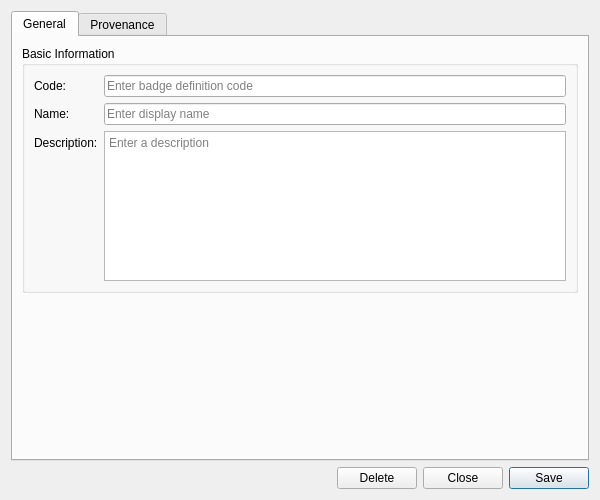
<?xml version="1.0" encoding="UTF-8"?>
<ui version="4.0">
 <class>BadgeDefinitionDetailDialog</class>
 <widget class="QWidget" name="BadgeDefinitionDetailDialog">
  <property name="geometry">
   <rect>
    <x>0</x>
    <y>0</y>
    <width>600</width>
    <height>500</height>
   </rect>
  </property>
  <property name="sizePolicy">
   <sizepolicy hsizetype="Preferred" vsizetype="Preferred">
    <horstretch>0</horstretch>
    <verstretch>0</verstretch>
   </sizepolicy>
  </property>
  <property name="minimumSize">
   <size>
    <width>600</width>
    <height>500</height>
   </size>
  </property>
  <property name="windowTitle">
   <string>Badge Definition Details</string>
  </property>
  <layout class="QVBoxLayout" name="verticalLayout">
   <item>
    <widget class="QTabWidget" name="tabWidget">
     <property name="currentIndex"><number>0</number></property>
     <widget class="QWidget" name="generalTab">
      <attribute name="title"><string>General</string></attribute>
      <layout class="QVBoxLayout" name="generalLayout">
       <item>
        <widget class="QGroupBox" name="basicInfoGroup">
         <property name="title">
          <string>Basic Information</string>
         </property>
         <layout class="QFormLayout" name="formLayout">
          <item row="0" column="0">
           <widget class="QLabel" name="labelCode">
            <property name="text">
             <string>Code:</string>
            </property>
           </widget>
          </item>
          <item row="0" column="1">
           <widget class="QLineEdit" name="codeEdit">
            <property name="placeholderText">
             <string>Enter badge definition code</string>
            </property>
           </widget>
          </item>
          <item row="1" column="0">
           <widget class="QLabel" name="labelName">
            <property name="text">
             <string>Name:</string>
            </property>
           </widget>
          </item>
          <item row="1" column="1">
           <widget class="QLineEdit" name="nameEdit">
            <property name="placeholderText">
             <string>Enter display name</string>
            </property>
           </widget>
          </item>
          <item row="2" column="0">
           <widget class="QLabel" name="labelDescription">
            <property name="text">
             <string>Description:</string>
            </property>
           </widget>
          </item>
          <item row="2" column="1">
           <widget class="QPlainTextEdit" name="descriptionEdit">
            <property name="minimumSize">
             <size>
              <width>0</width>
              <height>80</height>
             </size>
            </property>
            <property name="maximumSize">
             <size>
              <width>16777215</width>
              <height>150</height>
             </size>
            </property>
            <property name="placeholderText">
             <string>Enter a description</string>
            </property>
           </widget>
          </item>
         </layout>
        </widget>
       </item>
       <item>
        <spacer name="verticalSpacer">
         <property name="orientation">
          <enum>Qt::Vertical</enum>
         </property>
         <property name="sizeHint" stdset="0">
          <size>
           <width>20</width>
           <height>40</height>
          </size>
         </property>
        </spacer>
       </item>
      </layout>
     </widget>
     <widget class="QWidget" name="provenanceTab">
      <attribute name="title"><string>Provenance</string></attribute>
      <layout class="QVBoxLayout" name="provenanceTabLayout">
       <item>
        <widget class="ores::qt::ProvenanceWidget" name="provenanceWidget" native="true"/>
       </item>
      </layout>
     </widget>
    </widget>
   </item>
   <item>
    <layout class="QHBoxLayout" name="buttonLayout">
     <item>
      <spacer name="horizontalSpacer">
       <property name="orientation">
        <enum>Qt::Horizontal</enum>
       </property>
       <property name="sizeHint" stdset="0">
        <size>
         <width>40</width>
         <height>20</height>
        </size>
       </property>
      </spacer>
     </item>
     <item>
      <widget class="QPushButton" name="deleteButton">
       <property name="text">
        <string>Delete</string>
       </property>
      </widget>
     </item>
     <item>
      <widget class="QPushButton" name="closeButton">
       <property name="text">
        <string>Close</string>
       </property>
      </widget>
     </item>
     <item>
      <widget class="QPushButton" name="saveButton">
       <property name="text">
        <string>Save</string>
       </property>
       <property name="default">
        <bool>true</bool>
       </property>
      </widget>
     </item>
    </layout>
   </item>
  </layout>
 </widget>
 <customwidgets>
  <customwidget>
   <class>ores::qt::ProvenanceWidget</class>
   <extends>QWidget</extends>
   <header>ores.qt/ProvenanceWidget.hpp</header>
  </customwidget>
 </customwidgets>
 <resources/>
 <connections/>
</ui>
